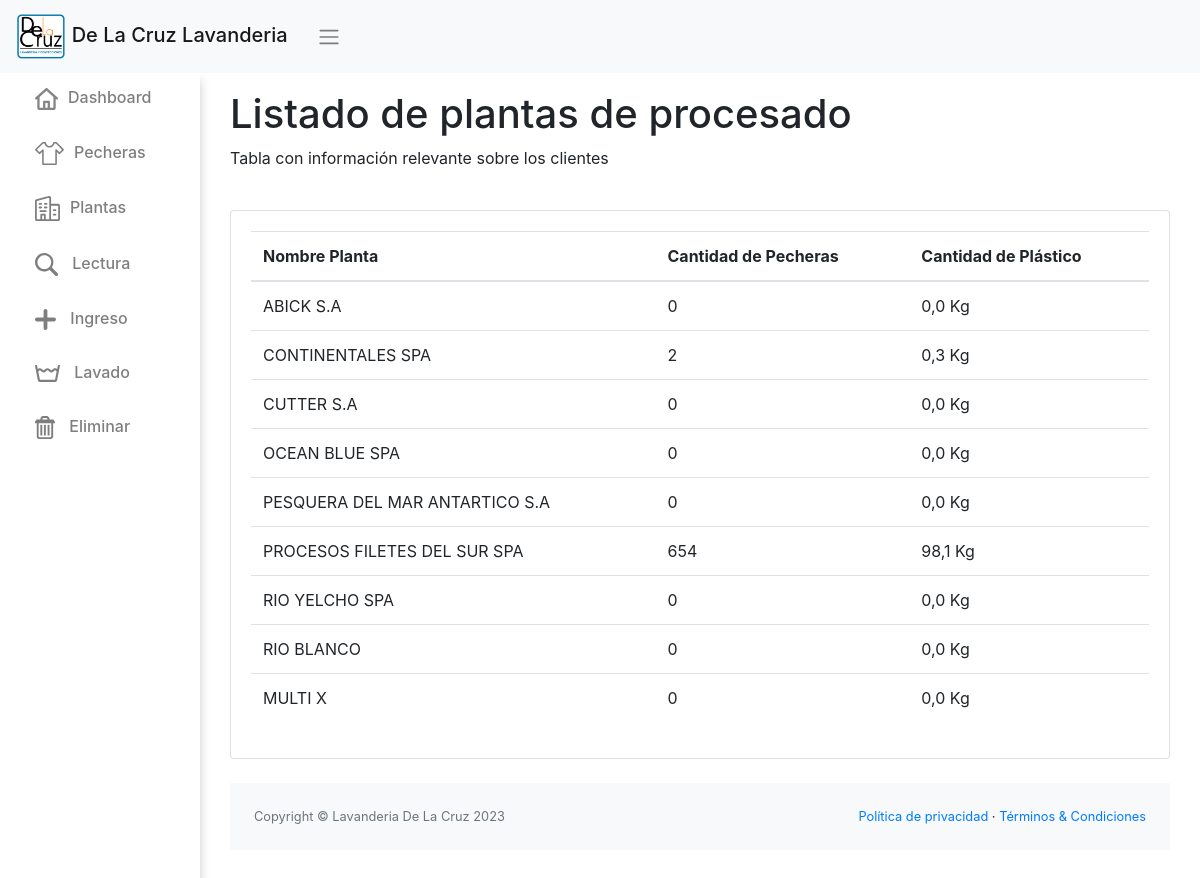
The app's page /plantas/, older data.
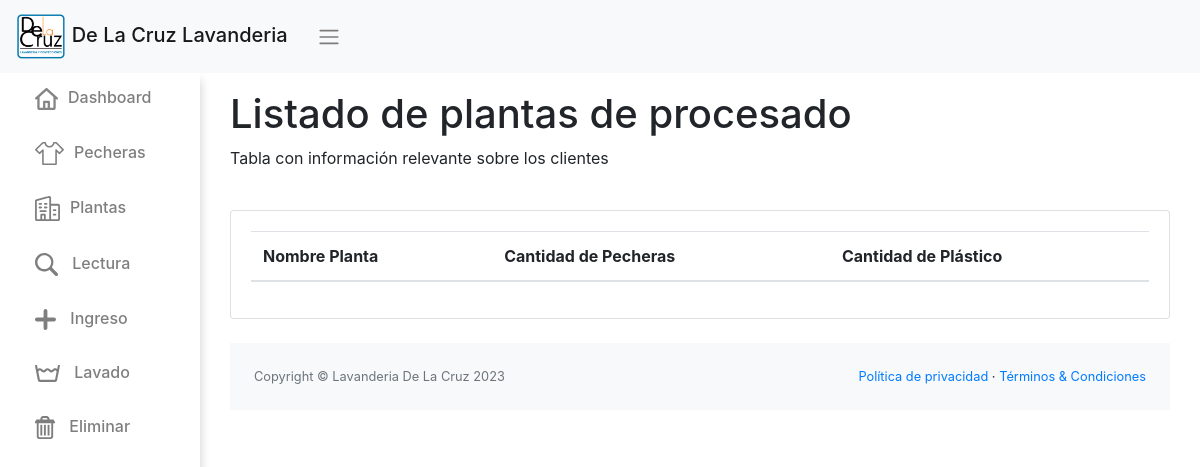
The same page, newer data.
### app/models.py (models this page shows)
class Planta(models.Model):
    id_planta = models.AutoField(primary_key=True, unique=True)
    nombre = models.CharField(max_length=50,null=True)
    cantidad = models.IntegerField (default=0)
    kilos = models.IntegerField (default=0)

### app/views.py (the view)
# urls.py: path('plantas/', plantas, name='plantas'),
def plantas(request):
    latest_pecheras = Pechera.objects.exclude(eliminada=True).order_by('-fecha_fabricacion')[:]
    plantas = Planta.objects.all()
    for planta in plantas:
        planta.cantidad = Pechera.objects.filter(planta__icontains=planta.id_planta,eliminada=False).count()
        planta.kilos = (planta.cantidad*150)/1000
    context = {
        'latest_pecheras': latest_pecheras,
        'plantas': plantas
    }
    return render(request, 'app/plantas.html', context)

### app/templates/app/plantas.html (shortened to what this page needs)
{% extends 'app/base.html' %}
{% load static %}
{% block contenido %}
<div>
  <div class="row" style="display: flex;  align-items: center;">
    <div class="col-sm-10 mb-3">
      <h1>Listado de plantas de procesado</h1>
      <Spam>Tabla con información relevante sobre los clientes</Spam>
    </div>
  </div><br>
  <div class="card mb-4">
    <div class="card-body">
      <table class="table table-responsive-sm table-fluid">
        <thead>
          <tr>
            <th>Nombre Planta</th>
            <th>Cantidad de Pecheras</th>
            <th>Cantidad de Plástico</th>
          </tr>
        </thead>
        <tbody>
          {% for planta in plantas %}
          {% if planta.id_planta != 1 %}
            <tr>
              <td>{{ planta.nombre }}</td>
              <td>{{ planta.cantidad }}</td>
              <td>{{ planta.kilos }} Kg</td>
            </tr>
          {% endif %}
          {% endfor %}
        </tbody>
      </table>
    </div>
  </div>
  {% endblock %}

Row changes from the older to the newer data that the page shows:
removed Planta: nombre "ABICK S.A", cantidad "0", kilos "0,0"
removed Planta: nombre "CONTINENTALES SPA", cantidad "2", kilos "0,3"
removed Planta: nombre "CUTTER S.A", cantidad "0", kilos "0,0"
removed Planta: nombre "OCEAN BLUE SPA", cantidad "0", kilos "0,0"
removed Planta: nombre "PESQUERA DEL MAR ANTARTICO S.A", cantidad "0", kilos "0,0"
removed Planta: nombre "PROCESOS FILETES DEL SUR SPA", cantidad "654", kilos "98,1"
removed Planta: nombre "RIO YELCHO SPA", cantidad "0", kilos "0,0"
removed Planta: nombre "RIO BLANCO", cantidad "0", kilos "0,0"
removed Planta: nombre "MULTI X", cantidad "0", kilos "0,0"
